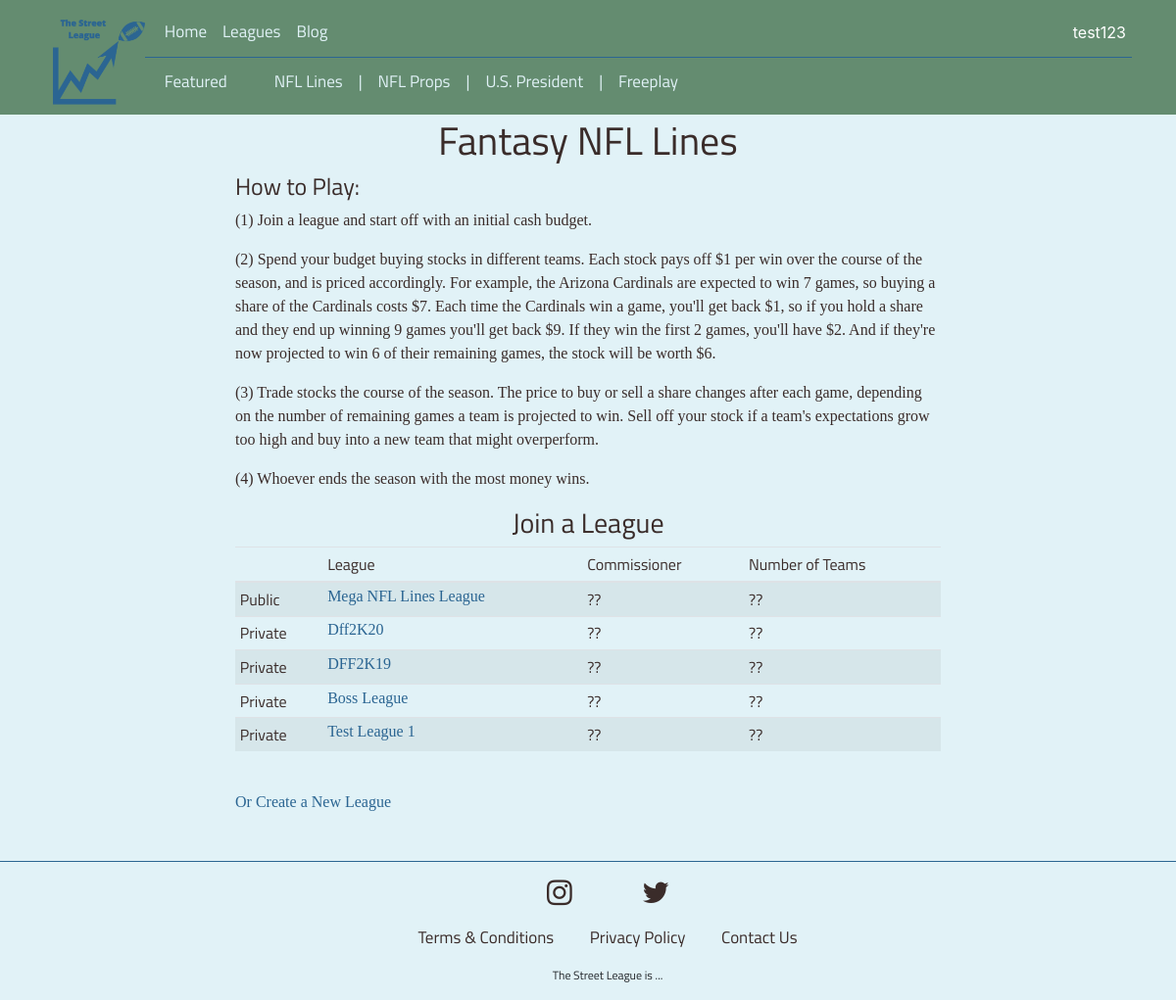
Screenshot of /leaguetype/7/ (signed in) with the database file from the repository.
### fantasyworld/models.py (models this page shows, shortened)
class LeagueType(models.Model):
	name = models.CharField(max_length=100)
	description = models.CharField(max_length = 500)
	game_type = models.ManyToManyField(GameType, default=None, blank=True)
	stock_types = models.CharField(max_length=1000, null=True, blank=True)
	how_to_play = models.CharField(max_length=3000, null=True, blank=True)
	meta_leaguetype = models.ForeignKey('self', blank=True, null=True,
		on_delete = models.SET_NULL, default=None)

class League(models.Model):
	league_type = models.ForeignKey(LeagueType, on_delete=models.CASCADE)
	name = models.CharField(max_length = 100)
	is_public = models.BooleanField(default=False)
	league_password = models.CharField(max_length = 100, null=True, blank=True)

### fantasyworld/views/league_views.py (the view)
# urls.py: path('leaguetype/<int:leaguetype_id>/', views.leaguetype_home,
def leaguetype_home(request, leaguetype_id):
	try:
		leaguetype = LeagueType.objects.get(pk=leaguetype_id)
		leagues = League.objects.filter(league_type=leaguetype)
	except LeagueType.DoesNotExist:
		raise Http404("League Type Does Not Exist")
	return render(request, 'fantasyworld/leaguetype_home.html',
		{'leaguetype': leaguetype,
		'leagues': leagues,})

### fantasyworld/templates/fantasyworld/leaguetype_home.html
{% extends 'fantasyworld/bases/base.html' %}
{% block content %}
<h1>Fantasy {{ leaguetype.name }}</h1>
<h4> How to Play: </h4>
{{ leaguetype.how_to_play | safe}}
<h3> Join a League </h3>
<table class="table table-striped table-sm" style="margin-top: 5px;">
  <thead>
    <tr>
      <th scope="col"></th>
      <th scope="col">League </th>
      <th scope="col">Commissioner</th>
      <th scope="col">Number of Teams</th>
    </tr>
  </thead>
  <tbody>
    {% for league in leagues %}
      {% if league.is_public %}
        <tr>
        <th> Public </th>
        <th> <a href ="{% url 'fantasyworld:league_home' league.id %}">{{league.name}}</th>
        <th> ?? </th>
        <th> ?? </th>
        </tr>
      {% endif %}
    {% endfor %}
    {% for league in leagues %}
      {% if not league.is_public %}
        <tr>
        <th> Private </th>
        <th> <a href ="{% url 'fantasyworld:league_home' league.id %}">{{league.name}}</th>
        <th> ?? </th>
        <th> ?? </th>
        </tr>
      {% endif %}
    {% endfor %}
  </tbody>
</table>
<br>
<a href= "{% url 'fantasyworld:league_create' leaguetype.id %}"> Or Create a New League </a>
<br>
{% endblock %}

### fantasyworld/templates/fantasyworld/bases/base.html (shortened to what this page needs)
{% load static %}
<html>
    <head>
        <link rel="stylesheet" href="https://stackpath.bootstrapcdn.com/bootstrap/4.3.1/css/bootstrap.min.css">
        <link rel="stylesheet" href="https://cdnjs.cloudflare.com/ajax/libs/font-awesome/4.7.0/css/font-awesome.min.css">
        <link rel="stylesheet" href="{% static 'fantasyworld/style.css' %}">
    </head>
    <body>
        <nav class="navbar navbar-expand-md fixed-top ">
            <div class="container">
                <img src="{% static 'images/StreetLeagueLogo.png' %}" height="100px" style="border:0px" />
                <div class="collapse navbar-collapse flex-column align-items-start" id="navbarCollapse">
                    <ul class="navbar-nav bottom-border mb-auto mt-0">
                        <li class="nav-item active">
                            <a class="nav-link py-0" href="{% url 'fantasyworld:index'%}">Home</a>
                        </li>
                        <li class="nav-item">
                            <a class="nav-link py-0" href="{% url 'fantasyworld:league_categories'%}">Leagues</a>
                        </li>
                        <li class="nav-item">
                            <a class="nav-link py-0" href="#">Blog</a>
                        </li>
                        <div class = "navbar-right ml-auto">
                            {% if user.is_authenticated %}
                            <div class="dropdown">
                                <button class="dropbtn">{{ user }}</button>
                            </div>
                            {% else %}
                            <a class="nav-link py-0" href="{% url 'fantasyworld:login'%}">Sign In</a>
                            {% endif %}
                        </div>
                    </ul>
                    <ul class="nav navbar-nav mb-auto mt-0">
                        <li class="nav-item active">
                            <a class="nav-link py-0" href="#">Featured</a>
                        </li>
                        <li class="nav-item active">
                        </li>
                        <li class="nav-item active">
                        </li>
                        <li class="nav-item active">
                            <a class="nav-link py-0" href="{% url 'fantasyworld:leaguetype_home' 7 %}">NFL Lines</a>
                        </li>
                        <li class="nav-item active">
                            <a class="nav-link py-0" href="#">|</a>
                        </li>
                        <li class="nav-item active">
                            <a class="nav-link py-0" href="#">NFL Props</a>
                        </li>
                        <li class="nav-item active">
                            <a class="nav-link py-0" href="#">|</a>
                        </li>
                        <li class="nav-item active">
                            <a class="nav-link py-0" href="#">U.S. President</a>
                        </li>
                        <li class="nav-item active">
                            <a class="nav-link py-0" href="#">|</a>
                        </li>
                        <li class="nav-item active">
                            <a class="nav-link py-0" href="#">Freeplay</a>
                        </li>
                    </ul>
                </div>
            </div>
        </nav>
        <main>
            <div id="super_wrapper">
                <div id="wrapper">
            	   {% block content %}
            	   {% endblock %}
                </div>
            </div>
        </main>
        <br>
        <br>
        <div class="footer flex-column">
            <ul>
                <a href="#"><i class="fa fa-instagram"></i></a>
                <a></a>
                <a href="#"><i class="fa fa-twitter"></i></a>
            </ul>
            <ul>
                <a href="{% url 'fantasyworld:index'%}">Terms & Conditions</a>
                <a href="{% url 'fantasyworld:index'%}">Privacy Policy</a>
                <a href="{% url 'fantasyworld:index'%}">Contact Us</a>
            </ul>
            <ul>
                <a style="font-size: 12px">The Street League is ...</a>
            </ul>
        </div>
    </body>
</html>

### fantasyworld/static/fantasyworld/style.css (style rules this page uses)
.table-striped { width: 1px; white-space: nowrap; }
#wrapper { margin-left: auto; margin-right: auto; width: 60%; position: relative; }
#super_wrapper { min-height: 80vh; }
p, li { font-family: "Open-Sans"; color: #3A2C2A; }
a { font-family: "Open-Sans"; color: #2B6592; }
h1, h2, h3, h4, h5, h6 { font-family: "Titillium Web"; color: #3A2C2A; }
th, tb { text-align: left; font-family: "Titillium Web"; color: #3A2C2A; }
h1, h3, h5 { text-align: center; }
body { background-color: #E1F2F7; padding-top: 120px; }
.navbar { background-color: #648C70; }
.small-font a, th, tbody { font-family: "Titillium Web"; font-size: 16px !important; font-weight: normal; }
.navbar-nav { padding-top: 12px; padding-bottom: 12px; padding-left: 12px; }
.bottom-border { border-bottom: 1px solid; margin: 0px; width: 100%; border-color: #2B6592; }
.navbar a { color: #E1F2F7; font-size: 17px; font-family: "Titillium Web"; }
.navbar-nav a { color: #E1F2F7; }
.footer { border-top: 1px solid; border-color: #2B6592; padding-top: 16px; background-color: #E1F2F7; position: relative; bottom: 0; min-width: 100%; text-align: center; }
.footer a { color: 3A2C2A; padding: 14px 16px; text-decoration: none; font-size: 17px; font-family: "Titillium Web"; }
img { border: 3px solid #282c34; }
.dropbtn { background-color: #648C70; color: white; font-size: 16px; border: none; }
.dropdown { position: relative; display: inline-block; }
.fa { text-align: center; border-radius: 50%; width: 30px; font-size: 30px; }

### rows the page displays
LeagueType: name "NFL Lines", how_to_play "(1) Join a league and start off with an initial cash budget. (2) Spend your budget buying stocks in different teams. Each stock pays off $1 per win over the course of the season, and is priced accordingly. For example, the Arizona Cardinals are expected to win 7 games, so buying a share of the Cardinals costs $7. Each time the Cardinals win a game, you'll get back $1, so if you hold a share and they end up winning 9 games you'll get back $9. If they win the first 2 games, you'll have $2. And if they're now projected to win 6 of their remaining games, the stock will be worth $6. (3) Trade stocks the course of the season. The price to buy or sell a share changes after each game, depending on…"
League: name "Mega NFL Lines League"
League: name "Dff2K20"
League: name "DFF2K19"
League: name "Boss League"
League: name "Test League 1"

### other values shown
{{ user }} "test123"
